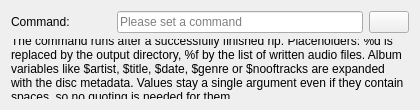
<?xml version="1.0" encoding="UTF-8"?>
<!--
SPDX-FileCopyrightText: 2007-2026 Marco Nelles
SPDX-License-Identifier: GPL-3.0-or-later
-->
<ui version="4.0">
 <class>ProfileDataHookWidgetUI</class>
 <widget class="QWidget" name="ProfileDataHookWidgetUI">
  <property name="geometry">
   <rect>
    <x>0</x>
    <y>0</y>
    <width>420</width>
    <height>110</height>
   </rect>
  </property>
  <layout class="QGridLayout" name="gridLayout">
   <item row="0" column="0">
    <widget class="QLabel" name="label_command">
     <property name="minimumSize">
      <size>
       <width>100</width>
       <height>0</height>
      </size>
     </property>
     <property name="text">
      <string>Command:</string>
     </property>
    </widget>
   </item>
   <item row="0" column="1">
    <widget class="QLineEdit" name="qlineedit_command">
     <property name="placeholderText">
      <string>Please set a command</string>
     </property>
    </widget>
   </item>
   <item row="0" column="2">
    <widget class="QPushButton" name="kpushbutton_wizard"/>
   </item>
   <item row="1" column="0" colspan="3">
    <widget class="QLabel" name="label_hint">
     <property name="wordWrap">
      <bool>true</bool>
     </property>
     <property name="text">
      <string>The command runs after a successfully finished rip. Placeholders: %d is replaced by the output directory, %f by the list of written audio files. Album variables like $artist, $title, $date, $genre or $nooftracks are expanded with the disc metadata. Values stay a single argument even if they contain spaces, so no quoting is needed for them.</string>
     </property>
    </widget>
   </item>
   <item row="2" column="1">
    <spacer name="verticalSpacer">
     <property name="orientation">
      <enum>Qt::Vertical</enum>
     </property>
     <property name="sizeHint" stdset="0">
      <size>
       <width>20</width>
       <height>3</height>
      </size>
     </property>
    </spacer>
   </item>
  </layout>
 </widget>
 <resources/>
 <connections/>
</ui>
